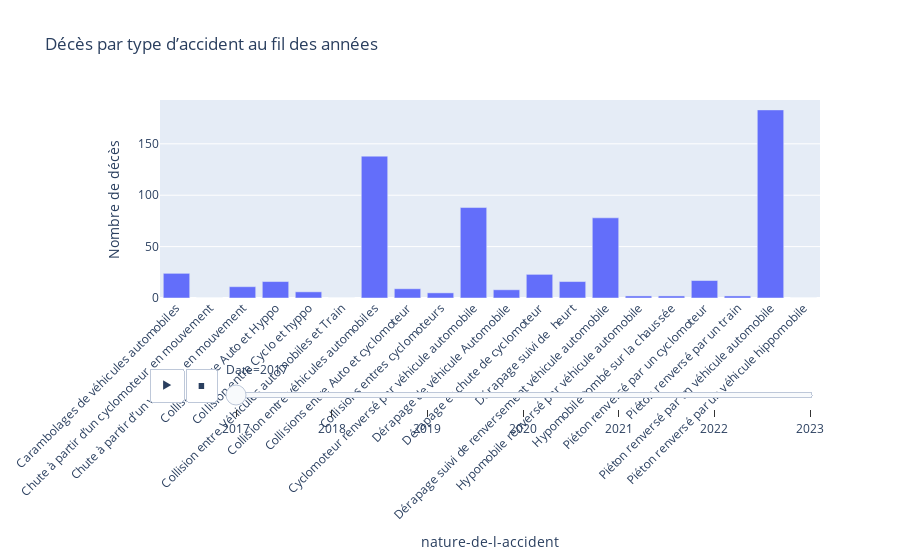

Notebook code cell kept with this figure:
### Code cell
fig = px.bar(
    agg_deces,
    x="nature-de-l-accident",
    y="Value",
    animation_frame="Date",
    title="Décès par type d’accident au fil des années",
    labels={"Value": "Nombre de décès"},
)
fig.update_layout(height=600, xaxis_tickangle=-45)
fig.show()

### Figure 1 — Plotly figure (JSON) as saved in the notebook; plotly's stock layout.template omitted (floating-point values rounded to 4 significant figures)
{"data": [{"alignmentgroup": "True", "hovertemplate": "Date=2017<br>nature-de-l-accident=%{x}<br>Nombre de décès=%{y}<extra></extra>", "legendgroup": "", "marker": {"color": "#636efa", "pattern": {"shape": ""}}, "name": "", "offsetgroup": "", "orientation": "v", "showlegend": false, "textposition": "auto", "type": "bar", "x": ["Carambolages de véhicules automobiles", "Chute à partir d’un cyclomoteur  en mouvement", "Chute à partir d’un véhicule  en mouvement", "Collision entre Auto et Hyppo", "Collision entre Cyclo et hyppo", "Collision entre Véhicules automobiles et Train", "Collision entre véhicules automobiles", "Collisions entre Auto et cyclomoteur", "Collisions entres cyclomoteurs", "Cyclomoteur renversé par véhicule automobile", "Dérapage de véhicule Automobile", "Dérapage et chute de cyclomoteur", "Dérapage suivi de  heurt", "Dérapage suivi de renversement véhicule automobile", "Hypomobile renversé par véhicule automobile", "Hypomobile tombé sur la chaussée", "Piéton renversé par un cyclomoteur", "Piéton renversé par un train", "Piéton renversé par un véhicule automobile", "Piéton renversé par un véhicule hippomobile"], "xaxis": "x", "y": [24, 0, 11, 16, 6, 0, 138, 9, 5, 88, 8, 23, 16, 78, 2, 2, 17, 2, 183, 0], "yaxis": "y"}], "layout": {"autosize": true, "barmode": "relative", "legend": {"tracegroupgap": 0}, "sliders": [{"active": 0, "currentvalue": {"prefix": "Date="}, "len": 0.9, "pad": {"b": 10, "t": 60}, "steps": [{"args": [["2017"], {"frame": {"duration": 0, "redraw": true}, "fromcurrent": true, "mode": "immediate", "transition": {"duration": 0, "easing": "linear"}}], "label": "2017", "method": "animate"}, {"args": [["2018"], {"frame": {"duration": 0, "redraw": true}, "fromcurrent": true, "mode": "immediate", "transition": {"duration": 0, "easing": "linear"}}], "label": "2018", "method": "animate"}, {"args": [["2019"], {"frame": {"duration": 0, "redraw": true}, "fromcurrent": true, "mode": "immediate", "transition": {"duration": 0, "easing": "linear"}}], "label": "2019", "method": "animate"}, {"args": [["2020"], {"frame": {"duration": 0, "redraw": true}, "fromcurrent": true, "mode": "immediate", "transition": {"duration": 0, "easing": "linear"}}], "label": "2020", "method": "animate"}, {"args": [["2021"], {"frame": {"duration": 0, "redraw": true}, "fromcurrent": true, "mode": "immediate", "transition": {"duration": 0, "easing": "linear"}}], "label": "2021", "method": "animate"}, {"args": [["2022"], {"frame": {"duration": 0, "redraw": true}, "fromcurrent": true, "mode": "immediate", "transition": {"duration": 0, "easing": "linear"}}], "label": "2022", "method": "animate"}, {"args": [["2023"], {"frame": {"duration": 0, "redraw": true}, "fromcurrent": true, "mode": "immediate", "transition": {"duration": 0, "easing": "linear"}}], "label": "2023", "method": "animate"}], "x": 0.1, "xanchor": "left", "y": 0, "yanchor": "top"}], "title": {"text": "Décès par type d’accident au fil des années"}, "updatemenus": [{"buttons": [{"args": [null, {"frame": {"duration": 500, "redraw": true}, "fromcurrent": true, "mode": "immediate", "transition": {"duration": 500, "easing": "linear"}}], "label": "&#9654;", "method": "animate"}, {"args": [[null], {"frame": {"duration": 0, "redraw": true}, "fromcurrent": true, "mode": "immediate", "transition": {"duration": 0, "easing": "linear"}}], "label": "&#9724;", "method": "animate"}], "direction": "left", "pad": {"r": 10, "t": 70}, "showactive": false, "type": "buttons", "x": 0.1, "xanchor": "right", "y": 0, "yanchor": "top"}], "xaxis": {"anchor": "y", "autorange": true, "domain": [0, 1], "range": [-0.5, 19.5], "tickangle": -45, "title": {"text": "nature-de-l-accident"}, "type": "category"}, "yaxis": {"anchor": "x", "autorange": true, "domain": [0, 1], "range": [0, 192.6], "title": {"text": "Nombre de décès"}, "type": "linear"}}}
